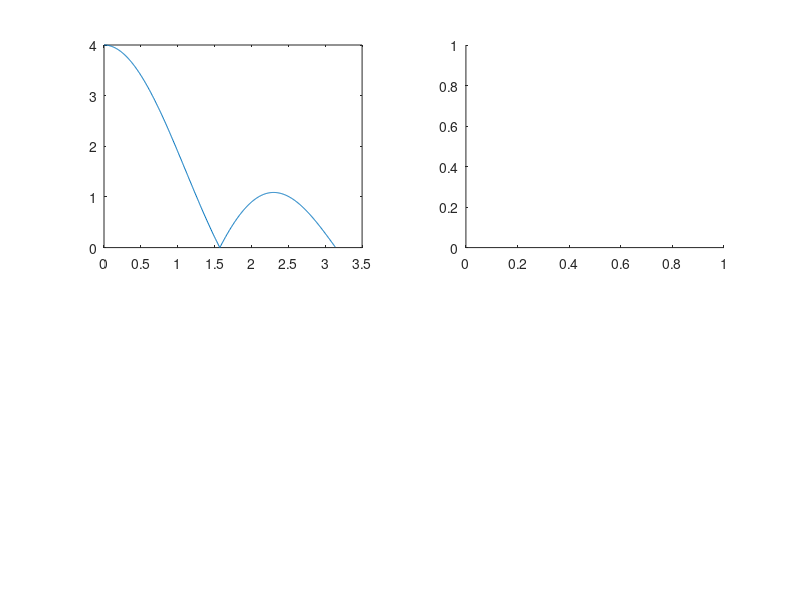

The MATLAB script that drew this image: (Note: this script raises an error after producing the figure.)
%%Alapti Sai Varun
%%1410110037
%%Discussed:Sumanth kakani
%% 
clc;
clear all;
close all;
%% Algorithm
N1=4;
h1=ones(1,N1);
wc=pi/4;
N2=30;
for i=-N2:1:N2
    if i==0
        h2(i+1+N2)=wc/pi;
    else
        h2(i+1+N2)=wc*(sin(wc*i))/(pi*wc*i);
    end
end

% Find Magnitude and Phase response of above LTI systems.
figure(1);

[H1 w]=freqz(h1);
subplot(2,2,1)
plot(w,abs(H1));
subplot(2,2,2)
plot(w,phase(H1));

[H2 w]=freqz(h2);
subplot(2,2,3)
plot(w,abs(H2));
subplot(2,2,4)
plot(w,phase(H2));
%% Generalized windows
N=61;
a1=0.54;
% Hamming window  is Generalized  Hamming window with ?=0.54
Hw=hwindow(a1,N);
a2=0.5;
% Hanning window  is Generalized Hamming window with ?=0.5
Hw1=hwindow(a2,N);
% Bartlet window
Baw=bartletwindow(N);
% Blackman window
Blw=blackmanwindow(N);
%% plotting

[H3 w]=freqz(Hw);
[H4 w]=freqz(Hw1);
[BAW w]=freqz(Baw);
[BLW w]=freqz(Blw);
figure;
subplot(2,1,1)
plot(w,abs(H3),'-r',w,abs(H4),'-b',w,abs(BAW),'-g',w,abs(BLW),'-y')
legend('Mag Hamming W ','Mag Hanning W ','Mag Barlet W','Mag Blackman W ')

subplot(2,1,2)
plot(w,phase(H3),'-r',w,phase(H4),'-b',w,phase(BAW),'-g',w,phase(BLW),'-y')
legend('Phase Hamming W ','Phase Hanning W ','Phase Barlet W','Phase Blackman W ')

%% Calculate the frequency response of ? h?_3^| [n] by considering each window function w[n]defined in 1(b).
h3=h2;
h3cHw=h3.*Hw;
h3cHw1=h3.*Hw1;
h3cBaw=h3.*Baw;
h3cBlw=h3.*Blw;

[h3cH3 w]=freqz(h3cHw);
[h3cH4 w]=freqz(h3cHw1);
[h3cBAW w]=freqz(h3cBaw);
[h3cBLW w]=freqz(h3cBlw);
figure;
subplot(2,1,1)
plot(w,abs(h3cH3),'-r',w,abs(h3cH4),'-b',w,abs(h3cBAW),'-g',w,abs(h3cBLW),'-y')
legend('Mag Hamming W h3','Mag Hanning W h3','Mag Barlet W h3','Mag Blackman W h3')

subplot(2,1,2)
plot(w,phase(h3cH3),'-r',w,phase(h3cH4),'-b',w,phase(h3cBAW),'-g',w,phase(h3cBLW),'-y')
legend('Phase Hamming W h3','Phase Hanning W h3','Phase Barlet W h3','Phase Blackman W h3')
%% 2-b State your observations and conclusions for the above operations?
%After obversing the four Magnitude plots, I observed that Hamming Window applied plot has less ripples and more elegant  compared to others. So this is better filter for this Function.
